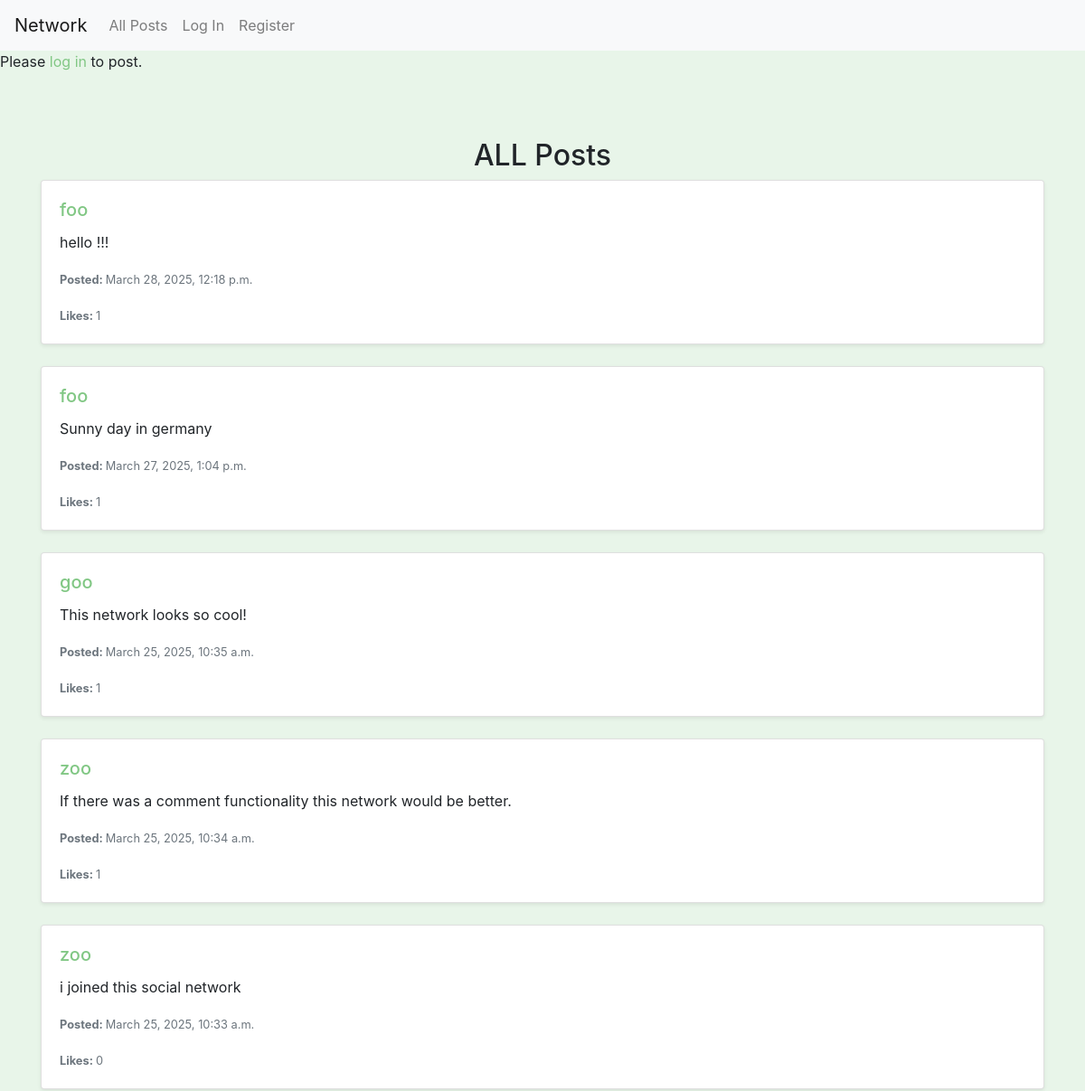
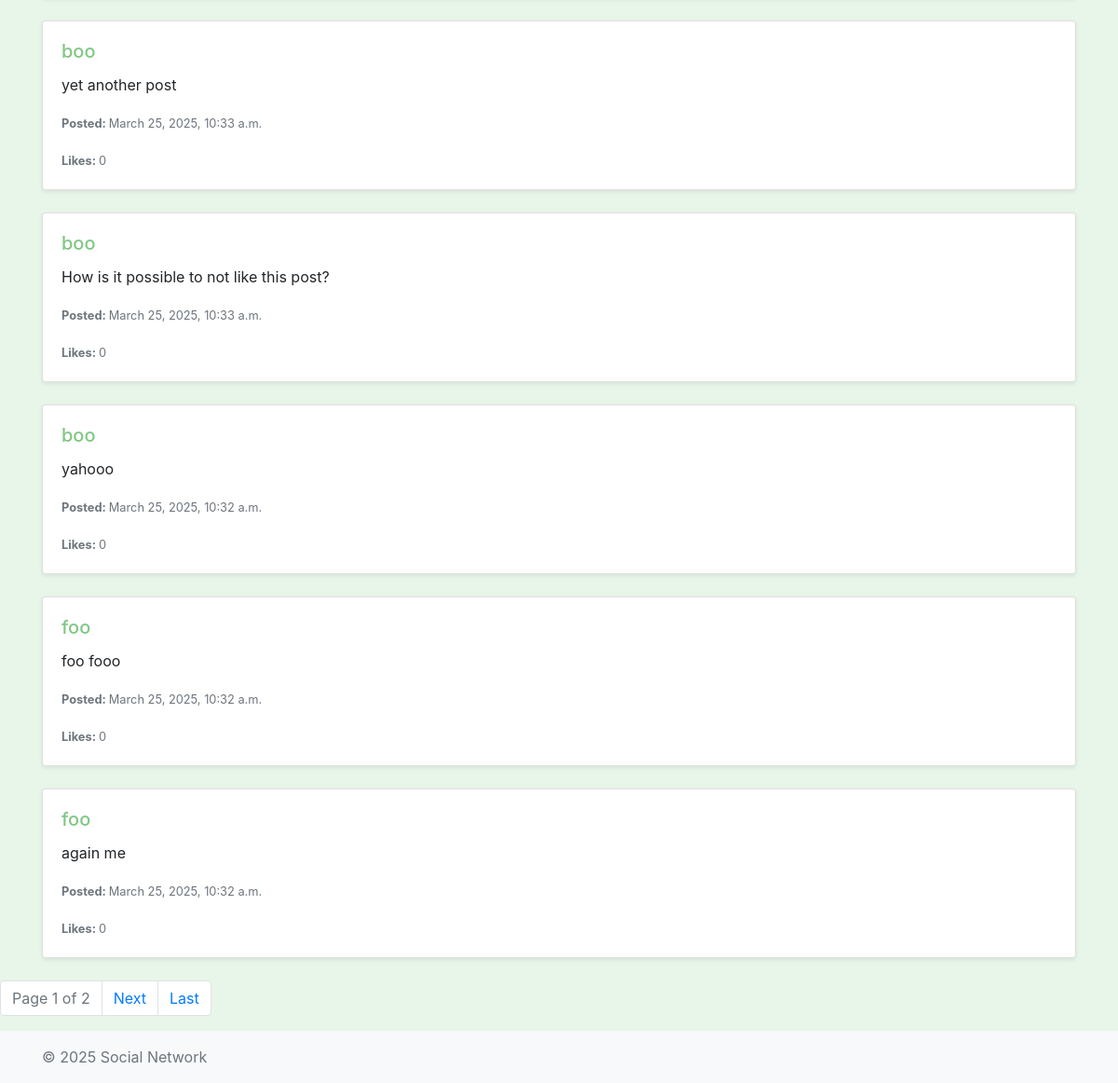
The page / on the database its author committed (2 pictures, top to bottom).
### network/models.py (models this page shows, shortened)
class Post(models.Model):
    author = models.ForeignKey(User, on_delete=models.CASCADE, related_name="posts")
    content = models.TextField()
    created_at = models.DateTimeField(auto_now_add=True)

class User(AbstractUser):
    pass

### network/views.py (the view)
# urls.py: path("", views.index, name="index"),
def index(request):
    if request.method == "POST":
        content = request.POST.get("post")
        if content:
            post = Post(author=request.user, content=content)
            post.save()
        return redirect("index")
    posts = Post.objects.annotate(likes_count=Count('like')).order_by("-created_at")
    paginator = Paginator(posts, 10)
    page_number = request.GET.get('page')
    page_obj = paginator.get_page(page_number)
    return render(request, "network/index.html", {'page_obj': page_obj})

### network/templates/network/index.html (shortened to what this page needs)
{% extends "network/layout.html" %}
{% block body %}
    {% if user.is_authenticated %}
    <div class="container" style="max-width: 600px; margin-top: 10px;">
    <form method="POST">
        <div class="form-group">
            {% csrf_token %}
            <textarea class="form-control" name="post" id="post" rows="3" placeholder="What's on your mind?"></textarea>
        </div>
        <button class="btn btn-secondary" type="submit">Post</button>
    </form>
    {% else %}
    <p>Please <a href="{% url 'login' %}">log in</a> to post.</p>
    {% endif %}
   </div>
    <br>
    <h2 class="text-center">ALL Posts</h2>
    <div class="container">
        <div class="row justify-content-center">
          {% for post in page_obj %}
        <div class="col-12 mb-4">
            <div class="card shadow-sm">
                <div class="card-body">
                <h5 class="card-title"><a href="{% url 'profile' post.author.username %}">{{ post.author.username }}</a></h5>
                <p class="card-text" id="post-content-{{ post.id }}">{{ post.content }}</p>
                <p class="card-text"><small class="text-muted"><b>Posted: </b>{{ post.created_at }}</small></p>
                <p class="card-text"><small id="like-count-{{ post.id }}" class="text-muted"><b>Likes: </b>{{ post.likes_count }}</small></p>
                </div>
            </div>
        </div>
    {% endfor %}
</div>
</div>
    <nav aria-label="Page navigation">
        <ul class="pagination">
            <li class="page-item disabled">
                <a class="page-link">Page {{ page_obj.number }} of {{ page_obj.paginator.num_pages }}</a>
            </li>
            {% if page_obj.has_next %}
                <li class="page-item">
                    <a class="page-link" href="?page={{ page_obj.next_page_number }}">Next</a>
                </li>
                <li class="page-item">
                    <a class="page-link" href="?page={{ page_obj.paginator.num_pages }}">Last</a>
                </li>
            {% endif %}
        </ul>
    </nav>
{% endblock %}

### network/static/network/styles.css (style rules this page uses)
body { background: #e8f5e9; }
a { color: #81c784; text-decoration: none; }

### rows shown on the page
Post: author.username "foo", content "hello !!!", created_at "March 28, 2025, 12:18 p.m.", likes_count "1"
Post: author.username "foo", content "Sunny day in germany", created_at "March 27, 2025, 1:04 p.m.", likes_count "1"
Post: author.username "goo", content "This network looks so cool!", created_at "March 25, 2025, 10:35 a.m.", likes_count "1"
Post: author.username "zoo", content "If there was a comment functionality this network would be better.", created_at "March 25, 2025, 10:34 a.m.", likes_count "1"
Post: author.username "zoo", content "i joined this social network", created_at "March 25, 2025, 10:33 a.m.", likes_count "0"
Post: author.username "boo", content "yet another post", created_at "March 25, 2025, 10:33 a.m.", likes_count "0"
Post: author.username "boo", content "How is it possible to not like this post?", created_at "March 25, 2025, 10:33 a.m.", likes_count "0"
Post: author.username "boo", content "yahooo", created_at "March 25, 2025, 10:32 a.m.", likes_count "0"
Post: author.username "foo", content "foo fooo", created_at "March 25, 2025, 10:32 a.m.", likes_count "0"
Post: author.username "foo", content "again me", created_at "March 25, 2025, 10:32 a.m.", likes_count "0"

### other values the page prints
{{ page_obj.number }} "1"
{{ page_obj.paginator.num_pages }} "2"
